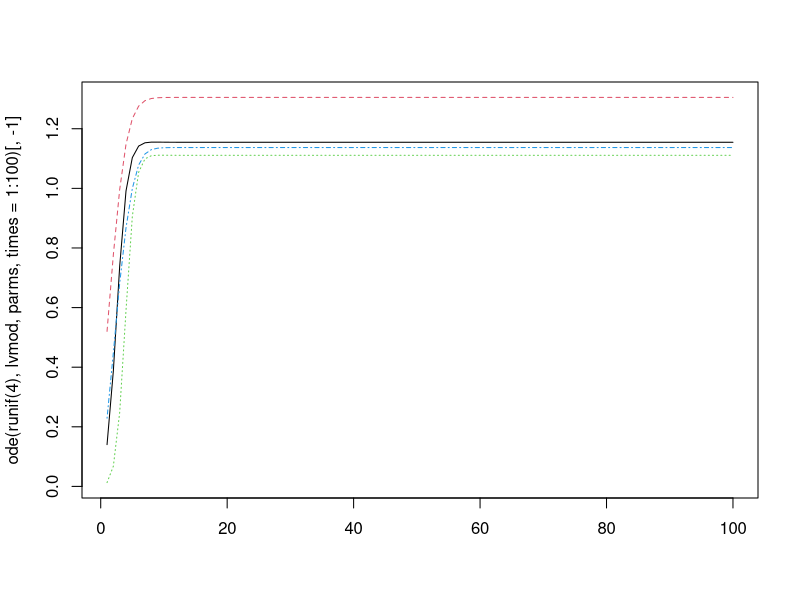

Here is the R script that generated this plot:
lvmod <- function(times, state, parms){
  with(as.list(c(state, parms)), {
    dB <- state[1:2] * parms$alpha + state[1:2] * parms$m %*% state[1:2] + c(.1, .2)*state[3:4] - c(.05, .1)*state[1:2]
    dB2 <- state[3:4] * parms$alpha + state[3:4] * parms$m %*% state[3:4] + c(.05, .1)*state[1:2] - c(.1, .2)*state[3:4]
    
    list(c(dB, dB2))
  })
}



parms <- list(alpha = c(1.5, 1), m = matrix(c(-1, .2, -.3, -1), 2, 2))

library(deSolve)

matplot(ode(runif(4), lvmod, parms, times = 1:100)[,-1], typ = "l")


c(10,10) %*% matrix(c(0, .1, .2, 0), 2, 2)
m <- matrix(runif(16), 4, 4)
diag(m) <- 0
m
c(10, 10, 10, 10) %*% m
